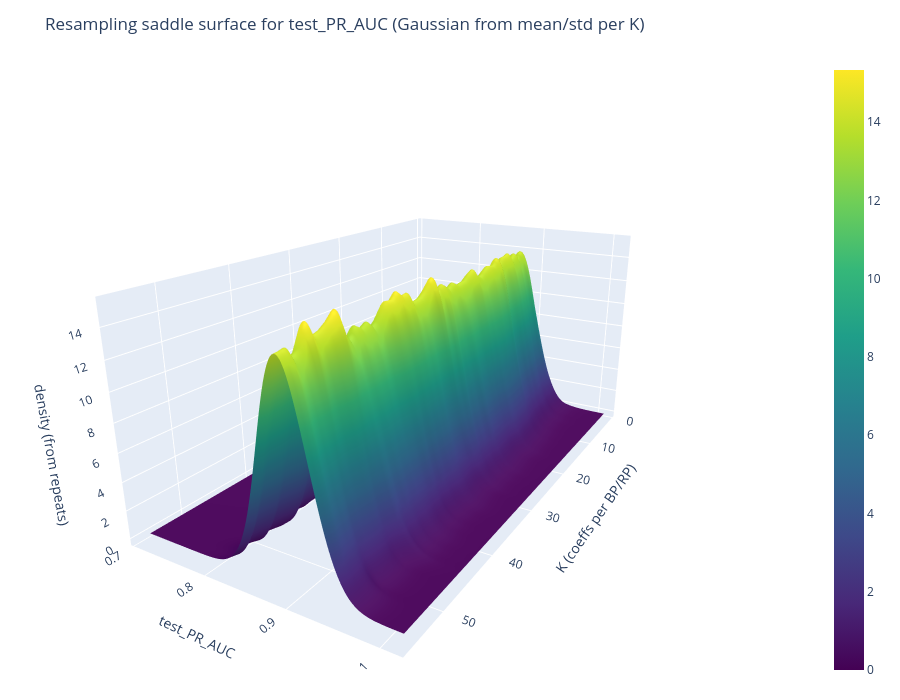
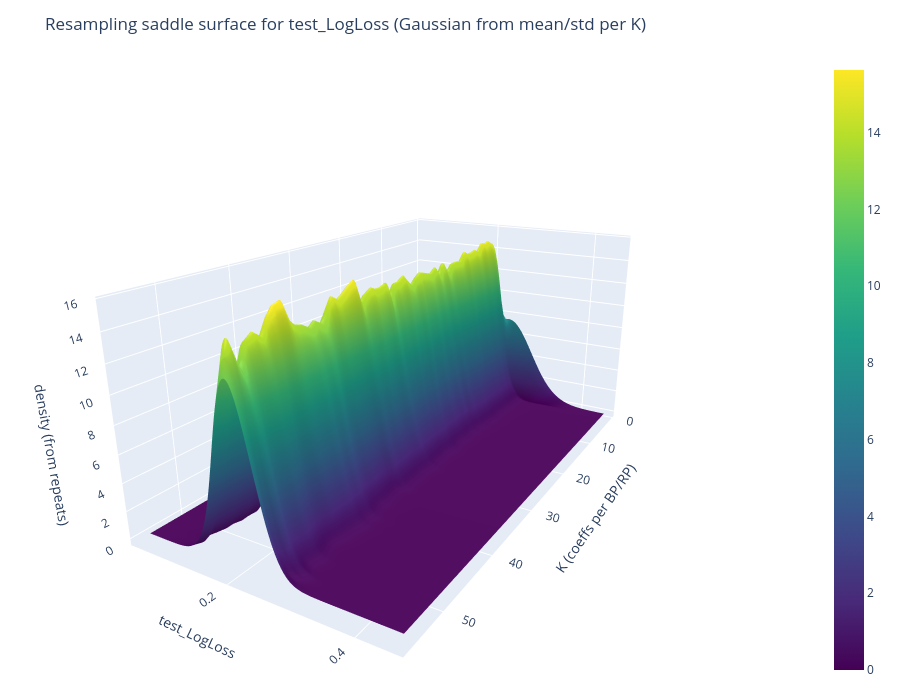
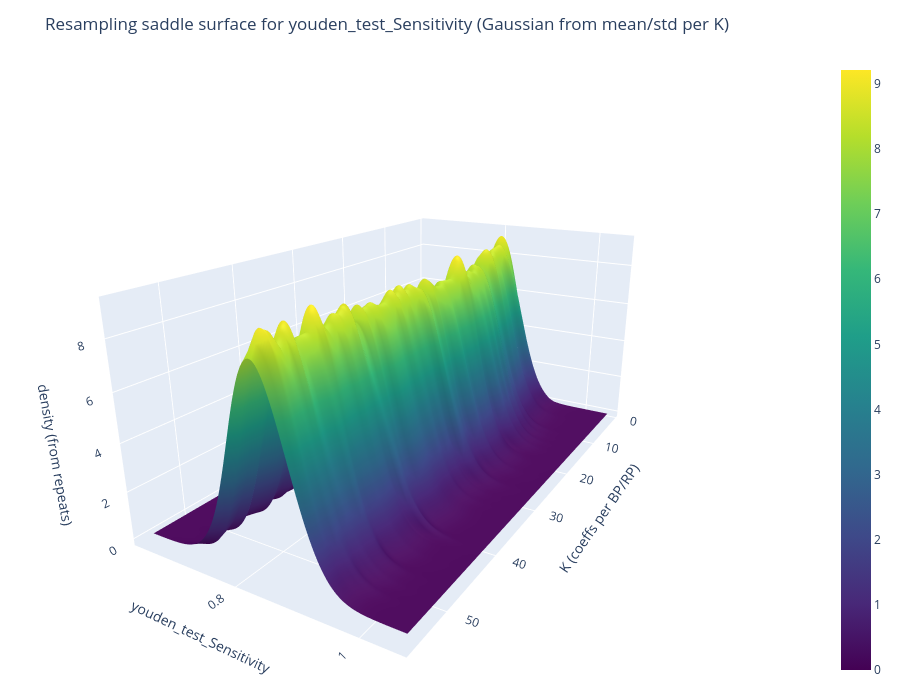
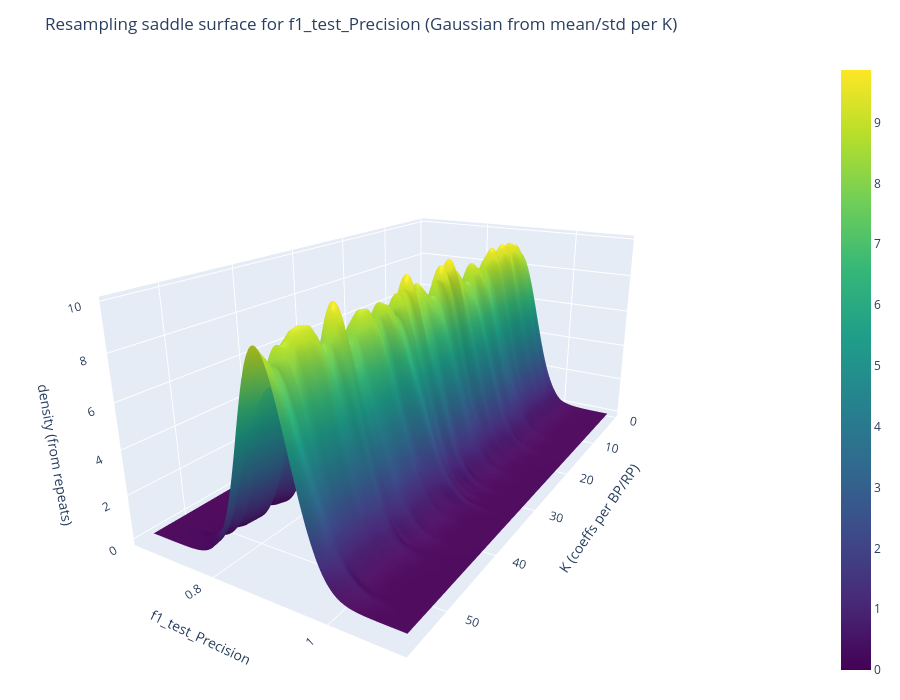

Notebook cell for these charts, in order:
### Code cell
import plotly.graph_objects as go

def resampling_saddle_surface(metric="test_PR_AUC", n_sigma=4.0, n_x=160):
    if res.empty:
        print(f"Skipping {metric}: no rows in res")
        return
    if metric not in res.columns:
        print(f"Skipping {metric}: metric not found")
        return

    stats = (
        res[["K", metric]]
        .dropna()
        .groupby("K", as_index=False)
        .agg(mu=(metric, "mean"), sigma=(metric, "std"), n=(metric, "size"))
    )
    stats = stats[(stats["n"] >= 2) & np.isfinite(stats["sigma"]) & (stats["sigma"] > 0)].copy()
    if stats.empty:
        print(f"Skipping {metric}: not enough repeats with non-zero std")
        return

    x_min = float((stats["mu"] - n_sigma * stats["sigma"]).min())
    x_max = float((stats["mu"] + n_sigma * stats["sigma"]).max())
    x_grid = np.linspace(x_min, x_max, n_x)

    ks = stats["K"].to_numpy(float)
    mus = stats["mu"].to_numpy(float)
    sigs = stats["sigma"].to_numpy(float)

    X = np.repeat(ks[:, None], n_x, axis=1)
    Y = np.tile(x_grid, (len(ks), 1))
    Z = np.zeros_like(Y)

    for i, (mu, sigma) in enumerate(zip(mus, sigs)):
        t = (x_grid - mu) / sigma
        Z[i, :] = np.exp(-0.5 * t * t) / (sigma * np.sqrt(2.0 * np.pi))

    fig = go.Figure(data=[go.Surface(x=X, y=Y, z=Z, colorscale="Viridis")])
    fig.update_layout(
        title=f"Resampling saddle surface for {metric} (Gaussian from mean/std per K)",
        scene=dict(
            xaxis_title="K (coeffs per BP/RP)",
            yaxis_title=metric,
            zaxis_title="density (from repeats)",
            aspectmode="manual",
            aspectratio=dict(x=1.8, y=1.0, z=0.8),
        ),
        scene_camera=dict(eye=dict(x=2.2, y=1.3, z=0.9)),
        height=700,
        margin=dict(l=20, r=20, t=60, b=20),
    )
    fig.show()

resampling_saddle_surface("test_PR_AUC")
resampling_saddle_surface("test_LogLoss")
resampling_saddle_surface("youden_test_Sensitivity")
resampling_saddle_surface("f1_test_Precision")

### Figure 1 — Plotly figure (JSON) as saved in the notebook; plotly's stock layout.template omitted (floating-point values rounded to 4 significant figures; data arrays with more than 128 entries replaced by an {"elided": "..."} marker saying what was removed)
{"data": [{"colorscale": [[0, "#440154"], [0.1111, "#482878"], [0.2222, "#3e4989"], [0.3333, "#31688e"], [0.4444, "#26828e"], [0.5556, "#1f9e89"], [0.6667, "#35b779"], [0.7778, "#6ece58"], [0.8889, "#b5de2b"], [1, "#fde725"]], "type": "surface", "x": {"elided": "55x160 float values"}, "y": {"elided": "55x160 float values"}, "z": {"elided": "55x160 float values"}}], "layout": {"height": 700, "margin": {"b": 20, "l": 20, "r": 20, "t": 60}, "scene": {"aspectmode": "manual", "aspectratio": {"x": 1.8, "y": 1, "z": 0.8}, "camera": {"eye": {"x": 2.2, "y": 1.3, "z": 0.9}}, "xaxis": {"title": {"text": "K (coeffs per BP/RP)"}}, "yaxis": {"title": {"text": "test_PR_AUC"}}, "zaxis": {"title": {"text": "density (from repeats)"}}}, "title": {"text": "Resampling saddle surface for test_PR_AUC (Gaussian from mean/std per K)"}}}

### Figure 2 — Plotly figure (JSON) as saved in the notebook; plotly's stock layout.template omitted (floating-point values rounded to 4 significant figures; data arrays with more than 128 entries replaced by an {"elided": "..."} marker saying what was removed)
{"data": [{"colorscale": [[0, "#440154"], [0.1111, "#482878"], [0.2222, "#3e4989"], [0.3333, "#31688e"], [0.4444, "#26828e"], [0.5556, "#1f9e89"], [0.6667, "#35b779"], [0.7778, "#6ece58"], [0.8889, "#b5de2b"], [1, "#fde725"]], "type": "surface", "x": {"elided": "55x160 float values"}, "y": {"elided": "55x160 float values"}, "z": {"elided": "55x160 float values"}}], "layout": {"height": 700, "margin": {"b": 20, "l": 20, "r": 20, "t": 60}, "scene": {"aspectmode": "manual", "aspectratio": {"x": 1.8, "y": 1, "z": 0.8}, "camera": {"eye": {"x": 2.2, "y": 1.3, "z": 0.9}}, "xaxis": {"title": {"text": "K (coeffs per BP/RP)"}}, "yaxis": {"title": {"text": "test_LogLoss"}}, "zaxis": {"title": {"text": "density (from repeats)"}}}, "title": {"text": "Resampling saddle surface for test_LogLoss (Gaussian from mean/std per K)"}}}

### Figure 3 — Plotly figure (JSON) as saved in the notebook; plotly's stock layout.template omitted (floating-point values rounded to 4 significant figures; data arrays with more than 128 entries replaced by an {"elided": "..."} marker saying what was removed)
{"data": [{"colorscale": [[0, "#440154"], [0.1111, "#482878"], [0.2222, "#3e4989"], [0.3333, "#31688e"], [0.4444, "#26828e"], [0.5556, "#1f9e89"], [0.6667, "#35b779"], [0.7778, "#6ece58"], [0.8889, "#b5de2b"], [1, "#fde725"]], "type": "surface", "x": {"elided": "55x160 float values"}, "y": {"elided": "55x160 float values"}, "z": {"elided": "55x160 float values"}}], "layout": {"height": 700, "margin": {"b": 20, "l": 20, "r": 20, "t": 60}, "scene": {"aspectmode": "manual", "aspectratio": {"x": 1.8, "y": 1, "z": 0.8}, "camera": {"eye": {"x": 2.2, "y": 1.3, "z": 0.9}}, "xaxis": {"title": {"text": "K (coeffs per BP/RP)"}}, "yaxis": {"title": {"text": "youden_test_Sensitivity"}}, "zaxis": {"title": {"text": "density (from repeats)"}}}, "title": {"text": "Resampling saddle surface for youden_test_Sensitivity (Gaussian from mean/std per K)"}}}

### Figure 4 — Plotly figure (JSON) as saved in the notebook; plotly's stock layout.template omitted (floating-point values rounded to 4 significant figures; data arrays with more than 128 entries replaced by an {"elided": "..."} marker saying what was removed)
{"data": [{"colorscale": [[0, "#440154"], [0.1111, "#482878"], [0.2222, "#3e4989"], [0.3333, "#31688e"], [0.4444, "#26828e"], [0.5556, "#1f9e89"], [0.6667, "#35b779"], [0.7778, "#6ece58"], [0.8889, "#b5de2b"], [1, "#fde725"]], "type": "surface", "x": {"elided": "55x160 float values"}, "y": {"elided": "55x160 float values"}, "z": {"elided": "55x160 float values"}}], "layout": {"height": 700, "margin": {"b": 20, "l": 20, "r": 20, "t": 60}, "scene": {"aspectmode": "manual", "aspectratio": {"x": 1.8, "y": 1, "z": 0.8}, "camera": {"eye": {"x": 2.2, "y": 1.3, "z": 0.9}}, "xaxis": {"title": {"text": "K (coeffs per BP/RP)"}}, "yaxis": {"title": {"text": "f1_test_Precision"}}, "zaxis": {"title": {"text": "density (from repeats)"}}}, "title": {"text": "Resampling saddle surface for f1_test_Precision (Gaussian from mean/std per K)"}}}
